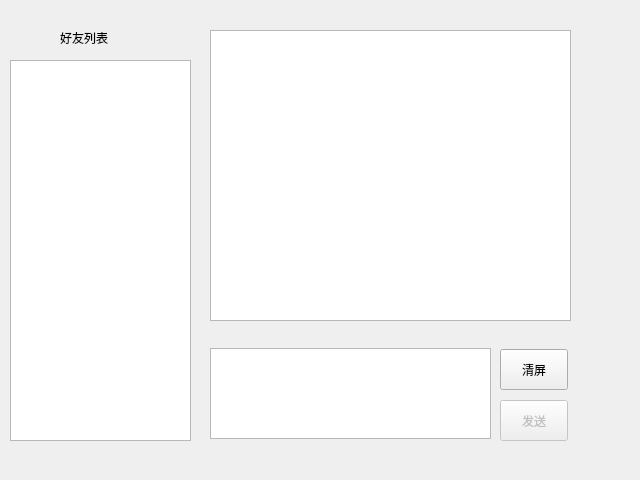
<?xml version="1.0" encoding="UTF-8"?>
<ui version="4.0">
 <class>Form</class>
 <widget class="QWidget" name="Form">
  <property name="enabled">
   <bool>true</bool>
  </property>
  <property name="geometry">
   <rect>
    <x>0</x>
    <y>0</y>
    <width>640</width>
    <height>480</height>
   </rect>
  </property>
  <property name="windowTitle">
   <string>Form</string>
  </property>
  <widget class="QTextBrowser" name="textBrowser">
   <property name="geometry">
    <rect>
     <x>210</x>
     <y>30</y>
     <width>361</width>
     <height>291</height>
    </rect>
   </property>
  </widget>
  <widget class="QTextEdit" name="textEdit">
   <property name="geometry">
    <rect>
     <x>210</x>
     <y>348</y>
     <width>281</width>
     <height>91</height>
    </rect>
   </property>
  </widget>
  <widget class="QTextBrowser" name="textBrowser_2">
   <property name="geometry">
    <rect>
     <x>10</x>
     <y>60</y>
     <width>181</width>
     <height>381</height>
    </rect>
   </property>
  </widget>
  <widget class="QPushButton" name="sendButton">
   <property name="enabled">
    <bool>false</bool>
   </property>
   <property name="geometry">
    <rect>
     <x>500</x>
     <y>400</y>
     <width>68</width>
     <height>41</height>
    </rect>
   </property>
   <property name="autoFillBackground">
    <bool>true</bool>
   </property>
   <property name="styleSheet">
    <string notr="true">alternate-background-color: rgb(0, 255, 255);</string>
   </property>
   <property name="text">
    <string>发送</string>
   </property>
  </widget>
  <widget class="QPushButton" name="clearButton">
   <property name="geometry">
    <rect>
     <x>500</x>
     <y>349</y>
     <width>68</width>
     <height>41</height>
    </rect>
   </property>
   <property name="text">
    <string>清屏</string>
   </property>
  </widget>
  <widget class="QLabel" name="label">
   <property name="geometry">
    <rect>
     <x>60</x>
     <y>30</y>
     <width>71</width>
     <height>16</height>
    </rect>
   </property>
   <property name="text">
    <string>好友列表</string>
   </property>
   <property name="buddy">
    <cstring>textBrowser_2</cstring>
   </property>
  </widget>
 </widget>
 <tabstops>
  <tabstop>textEdit</tabstop>
  <tabstop>sendButton</tabstop>
  <tabstop>clearButton</tabstop>
  <tabstop>textBrowser</tabstop>
  <tabstop>textBrowser_2</tabstop>
 </tabstops>
 <resources/>
 <connections>
  <connection>
   <sender>textEdit</sender>
   <signal>textChanged()</signal>
   <receiver>Form</receiver>
   <slot>enableSendButton()</slot>
   <hints>
    <hint type="sourcelabel">
     <x>394</x>
     <y>394</y>
    </hint>
    <hint type="destinationlabel">
     <x>595</x>
     <y>449</y>
    </hint>
   </hints>
  </connection>
  <connection>
   <sender>sendButton</sender>
   <signal>clicked()</signal>
   <receiver>Form</receiver>
   <slot>sendMessage()</slot>
   <hints>
    <hint type="sourcelabel">
     <x>548</x>
     <y>411</y>
    </hint>
    <hint type="destinationlabel">
     <x>602</x>
     <y>407</y>
    </hint>
   </hints>
  </connection>
  <connection>
   <sender>clearButton</sender>
   <signal>clicked()</signal>
   <receiver>textBrowser</receiver>
   <slot>clear()</slot>
   <hints>
    <hint type="sourcelabel">
     <x>543</x>
     <y>367</y>
    </hint>
    <hint type="destinationlabel">
     <x>536</x>
     <y>306</y>
    </hint>
   </hints>
  </connection>
 </connections>
 <slots>
  <slot>enableSendButton()</slot>
  <slot>sendMessage()</slot>
 </slots>
</ui>
